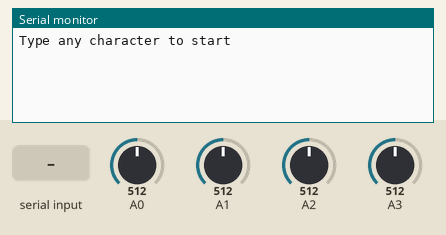
The sketch below on a simulated Arduino Uno, built for the host (arithmetic inside an expression is 32-bit, double 64-bit). Parts: the last lines printed to the serial monitor. Inputs (shaded band) come from the test bench; at power-on: A0 = 512, A1 = 512, A2 = 512, A3 = 512. Storage starts empty. At 3.4 s the program stops and its outputs stay as they are.

Above: at 1.8 s.
1.9 s: "1" received over Serial
At 3.1 s:
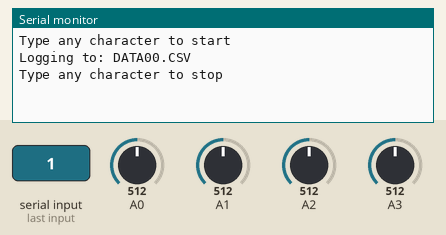
3.4 s: "0" received over Serial
At 4.0 s:
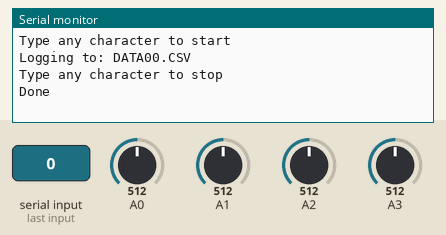

The sketch:

dataLogger.ino
```cpp
/*
 * Simple data logger.
 */
#include <SdFat.h>

// SD chip select pin.  Be sure to disable any other SPI devices such as Enet.
const uint8_t chipSelect = SS;

// Interval between data records in milliseconds.
// The interval must be greater than the maximum SD write latency plus the
// time to acquire and write data to the SD to avoid overrun errors.
// Run the bench example to check the quality of your SD card.
const uint32_t SAMPLE_INTERVAL_MS = 200;

// Log file base name.  Must be six characters or less.
#define FILE_BASE_NAME "DATA"
//------------------------------------------------------------------------------
// File system object.
SdFat sd;

// Log file.
SdFile file;

// Time in micros for next data record.
uint32_t logTime;

//==============================================================================
// User functions.  Edit writeHeader() and logData() for your requirements.

const uint8_t ANALOG_COUNT = 4;
//------------------------------------------------------------------------------
// Write data header.
void writeHeader() {
  file.print(F("micros"));
  for (uint8_t i = 0; i < ANALOG_COUNT; i++) {
    file.print(F(",adc"));
    file.print(i, DEC);
  }
  file.println();
}
//------------------------------------------------------------------------------
// Log a data record.
void logData() {
  uint16_t data[ANALOG_COUNT];

  // Read all channels to avoid SD write latency between readings.
  for (uint8_t i = 0; i < ANALOG_COUNT; i++) {
    data[i] = analogRead(i);
  }
  // Write data to file.  Start with log time in micros.
  file.print(logTime);

  // Write ADC data to CSV record.
  for (uint8_t i = 0; i < ANALOG_COUNT; i++) {
    file.write(',');
    file.print(data[i]);
  }
  file.println();
}
//==============================================================================
// Error messages stored in flash.
#define error(msg) error_P(PSTR(msg))
//------------------------------------------------------------------------------
void error_P(const char* msg) {
  sd.errorHalt_P(msg);
}
//------------------------------------------------------------------------------
void setup() {
  const uint8_t BASE_NAME_SIZE = sizeof(FILE_BASE_NAME) - 1;
  char fileName[13] = FILE_BASE_NAME "00.CSV";

  Serial.begin(9600);
  while (!Serial) {} // wait for Leonardo
  delay(1000);

  Serial.println(F("Type any character to start"));
  while (!Serial.available()) {}

  // Initialize the SD card at SPI_HALF_SPEED to avoid bus errors with
  // breadboards.  use SPI_FULL_SPEED for better performance.
  if (!sd.begin(chipSelect, SPI_HALF_SPEED)) sd.initErrorHalt();

  // Find an unused file name.
  if (BASE_NAME_SIZE > 6) {
    error("FILE_BASE_NAME too long");
  }
  while (sd.exists(fileName)) {
    if (fileName[BASE_NAME_SIZE + 1] != '9') {
      fileName[BASE_NAME_SIZE + 1]++;
    } else if (fileName[BASE_NAME_SIZE] != '9') {
      fileName[BASE_NAME_SIZE + 1] = '0';
      fileName[BASE_NAME_SIZE]++;
    } else {
      error("Can't create file name");
    }
  }
  if (!file.open(fileName, O_CREAT | O_WRITE | O_EXCL)) error("file.open");
  do {
    delay(10);
  } while (Serial.read() >= 0);

  Serial.print(F("Logging to: "));
  Serial.println(fileName);
  Serial.println(F("Type any character to stop"));

  // Write data header.
  writeHeader();

  // Start on a multiple of the sample interval.
  logTime = micros()/(1000UL*SAMPLE_INTERVAL_MS) + 1;
  logTime *= 1000UL*SAMPLE_INTERVAL_MS;
}
//------------------------------------------------------------------------------
void loop() {
  // Time for next record.
  logTime += 1000UL*SAMPLE_INTERVAL_MS;

  // Wait for log time.
  int32_t diff;
  do {
    diff = micros() - logTime;
  } while (diff < 0);

  // Check for data rate too high.
  if (diff > 10) error("Missed data record");

  logData();

  // Force data to SD and update the directory entry to avoid data loss.
  if (!file.sync() || file.getWriteError()) error("write error");

  if (Serial.available()) {
    // Close file and stop.
    file.close();
    Serial.println(F("Done"));
    while(1) {}
  }
}
```

Measured:
- after the input at 1.9 s, the serial monitor: prints a new line after 0.05 s (image 1)
- after the input at 3.4 s, the serial monitor: prints a new line at once (image 2)
